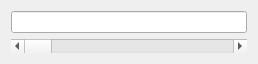
<?xml version="1.0" encoding="UTF-8"?>
<ui version="4.0">
 <class>my_Widget_00</class>
 <widget class="QWidget" name="my_Widget_00">
  <property name="geometry">
   <rect>
    <x>0</x>
    <y>0</y>
    <width>258</width>
    <height>60</height>
   </rect>
  </property>
  <property name="windowTitle">
   <string>Form</string>
  </property>
  <layout class="QVBoxLayout" name="verticalLayout">
   <item>
    <widget class="QLineEdit" name="lineEdit"/>
   </item>
   <item>
    <widget class="QScrollBar" name="horizontalScrollBar">
     <property name="orientation">
      <enum>Qt::Horizontal</enum>
     </property>
    </widget>
   </item>
  </layout>
 </widget>
 <resources/>
 <connections/>
</ui>
